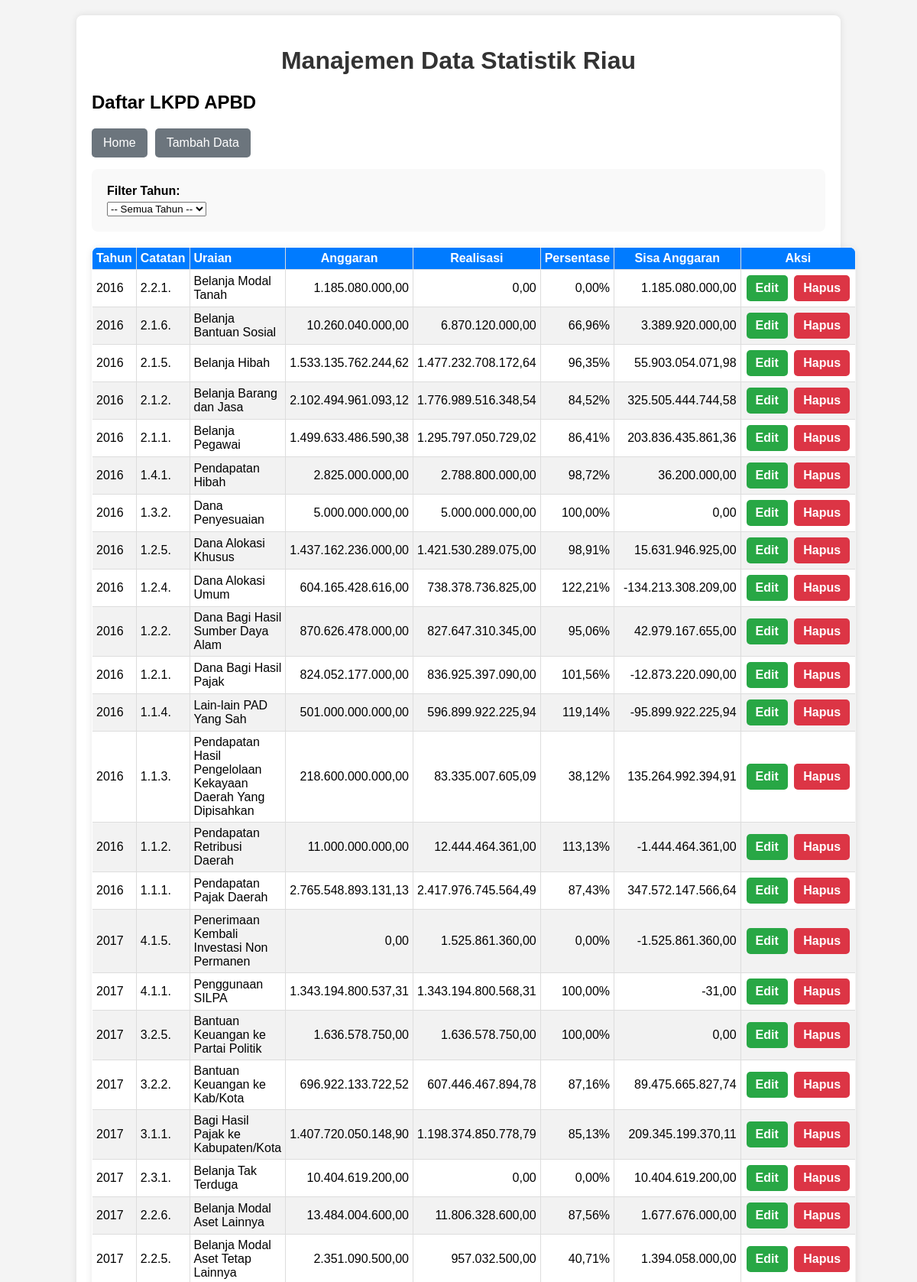
The page /lkpd-lampiran-satu/read.php (upper part) on the database its author committed.
### tables this page shows
CREATE TABLE `lkpd_apbd_lampiran_1` (
  `id` int(11) NOT NULL,
  `tahun_lkpd` int(5) DEFAULT NULL,
  `id_kode_catatan` int(5) DEFAULT NULL,
  `jumlah_anggaran` decimal(18,2) DEFAULT NULL,
  `jumlah_realisasi` decimal(18,2) DEFAULT NULL
);

CREATE TABLE `kode_catatan` (
  `id` int(5) NOT NULL,
  `kode_catatan` varchar(255) DEFAULT NULL,
  `uraian` varchar(1024) DEFAULT NULL,
  `id_kode_level` int(2) DEFAULT NULL
);

### lkpd-lampiran-satu/read.php (the view, shortened to what this page needs)
<?php
include '../config/database.php';
include '../templates/header.php';
$sql = "SELECT lk.id, lk.tahun_lkpd, kc.kode_catatan, kc.uraian, lk.jumlah_anggaran, lk.jumlah_realisasi, (lk.jumlah_realisasi/lk.jumlah_anggaran)*100 AS persentase
        FROM lkpd_apbd_lampiran_1 AS lk
        INNER JOIN kode_catatan AS kc
        ON lk.id_kode_catatan=kc.id";
$sql .= " ORDER BY lk.tahun_lkpd, kc.kode_catatan DESC";
$stmt = $conn->prepare($sql);
$stmt->execute();
$result = $stmt->get_result();
?>
<h2>Daftar LKPD APBD</h2>
<div class="button-group">
    <button><a href="../index.php">Home</a></button>
    <button><a href="create.php">Tambah Data</a></button>
</div>
<form method="GET" action="">
    <label for="tahun">Filter Tahun:</label>
    <select name="tahun" id="tahun" onchange="this.form.submit()">
        <option value="">-- Semua Tahun --</option>
    </select>
</form>
<?php
if ($result->num_rows > 0):
?>
    <table>
        <thead>
            <tr>
                <th>Tahun</th>
                <th>Catatan</th>
                <th>Uraian</th>
                <th style="text-align: center;">Anggaran</th>
                <th style="text-align: center;">Realisasi</th>
                <th style="text-align: center;">Persentase</th>
                <th style="text-align: center;">Sisa Anggaran</th>
                <th style="text-align: center;">Aksi</th>
            </tr>
        </thead>
        <tbody>
            <?php
            while ($row = $result->fetch_assoc()):
            ?>
                <tr>
                    <td><?php echo htmlspecialchars($row['tahun_lkpd']); ?></td>
                    <td><?php echo htmlspecialchars($row['kode_catatan']); ?></td>
                    <td><?php echo htmlspecialchars($row['uraian']); ?></td>
                    <td style="text-align:right"><?php echo htmlspecialchars(number_format($row['jumlah_anggaran'] ?? 0, 2, ',', '.')); ?></td>
                    <td style="text-align:right"><?php echo htmlspecialchars(number_format($row['jumlah_realisasi'] ?? 0, 2, ',', '.')); ?></td>
                    <td style="text-align:right"><?php echo htmlspecialchars(number_format($row['persentase'] ?? 0, 2, ',', '.')) . '%'; ?></td>
                    <td style="text-align:right"><?php echo htmlspecialchars(number_format($row['jumlah_anggaran'] - $row['jumlah_realisasi'], 2, ',', '.')); ?></td>
                    <td class="actions">
                        <a href="update.php?id=<?php echo htmlspecialchars($row['id']); ?>" class="edit">Edit</a>
                        <a href="delete.php?id=<?php echo htmlspecialchars($row['id']); ?>" class="delete"
                           onclick="return confirm('Apakah Anda yakin ingin menghapus data ini?')">Hapus</a>
                    </td>
                </tr>
            <?php endwhile; ?>
        </tbody>
    </table>
<?php else: ?>
    <p>Belum ada data.</p>
<?php endif; ?>
<?php
include '../templates/footer.php';
?>

### lkpd-lampiran-satu/style.css (style rules this page uses)
body { font-family: Arial, sans-serif; background-color: #f4f4f4; margin: 0; padding: 0; }
table { width: 100%; border-collapse: collapse; margin-top: 20px; }
table, th, td { border: 1px solid #ddd; }
th, td { padding: 10px; text-align: left; }
th { background-color: #007bff; color: white; }
tr:nth-child(even) { background-color: #f2f2f2; }
.actions a { text-decoration: none; padding: 5px 10px; border-radius: 3px; margin-right: 5px; }
.actions .edit { background-color: #ffc107; color: white; }
.actions .delete { background-color: #dc3545; color: white; }
form { background-color: #f9f9f9; padding: 20px; border-radius: 8px; }
form label { display: block; margin-bottom: 5px; font-weight: bold; }

### templates/header.php (style rules this page uses)
table { width: 100%; border-collapse: collapse; margin-top: 20px; box-shadow: 0 2px 10px rgba(0,0,0,0.1); border-radius: 8px; overflow: hidden; }
table thead tr { background-color: #007bff; color: white; }
table th, table td { padding: 5px 5px; border: 1px solid #ddd; text-align: left; }
table tbody tr:nth-child(even) { background-color: #f2f2f2; }
table tbody tr:nth-child(odd) { background-color: #ffffff; }
table td.actions { text-align: center; white-space: nowrap; }
table td.actions a { padding: 8px 12px; text-decoration: none; border-radius: 5px; display: inline-block; margin: 2px; font-weight: bold; }
table td.actions .edit { background-color: #28a745; color: white; }
table td.actions .delete { background-color: #dc3545; color: white; }
.button-group { margin-bottom: 15px; display: flex; gap: 10px; }
.button-group button { background-color: #6c757d; color: white; padding: 10px 15px; border: none; border-radius: 5px; cursor: pointer; font-size: 16px; transition: background-color 0.3s ease; }
.button-group button a { color: white; text-decoration: none; }

### rows shown on the page
lkpd_apbd_lampiran_1: tahun_lkpd "2016", id_kode_catatan.kode_catatan "2.2.1.", id_kode_catatan.uraian "Belanja Modal Tanah", jumlah_anggaran "1.185.080.000,00", jumlah_realisasi "0,00", persentase "0,00", $row['jumlah_anggaran'] - $row['jumlah_realisasi'] "1.185.080.000,00"
lkpd_apbd_lampiran_1: tahun_lkpd "2016", id_kode_catatan.kode_catatan "2.1.6.", id_kode_catatan.uraian "Belanja Bantuan Sosial", jumlah_anggaran "10.260.040.000,00", jumlah_realisasi "6.870.120.000,00", persentase "66,96", $row['jumlah_anggaran'] - $row['jumlah_realisasi'] "3.389.920.000,00"
lkpd_apbd_lampiran_1: tahun_lkpd "2016", id_kode_catatan.kode_catatan "2.1.5.", id_kode_catatan.uraian "Belanja Hibah", jumlah_anggaran "1.533.135.762.244,62", jumlah_realisasi "1.477.232.708.172,64", persentase "96,35", $row['jumlah_anggaran'] - $row['jumlah_realisasi'] "55.903.054.071,98"
lkpd_apbd_lampiran_1: tahun_lkpd "2016", id_kode_catatan.kode_catatan "2.1.2.", id_kode_catatan.uraian "Belanja Barang dan Jasa", jumlah_anggaran "2.102.494.961.093,12", jumlah_realisasi "1.776.989.516.348,54", persentase "84,52", $row['jumlah_anggaran'] - $row['jumlah_realisasi'] "325.505.444.744,58"
lkpd_apbd_lampiran_1: tahun_lkpd "2016", id_kode_catatan.kode_catatan "2.1.1.", id_kode_catatan.uraian "Belanja Pegawai", jumlah_anggaran "1.499.633.486.590,38", jumlah_realisasi "1.295.797.050.729,02", persentase "86,41", $row['jumlah_anggaran'] - $row['jumlah_realisasi'] "203.836.435.861,36"
lkpd_apbd_lampiran_1: tahun_lkpd "2016", id_kode_catatan.kode_catatan "1.4.1.", id_kode_catatan.uraian "Pendapatan Hibah", jumlah_anggaran "2.825.000.000,00", jumlah_realisasi "2.788.800.000,00", persentase "98,72", $row['jumlah_anggaran'] - $row['jumlah_realisasi'] "36.200.000,00"
lkpd_apbd_lampiran_1: tahun_lkpd "2016", id_kode_catatan.kode_catatan "1.3.2.", id_kode_catatan.uraian "Dana Penyesuaian", jumlah_anggaran "5.000.000.000,00", jumlah_realisasi "5.000.000.000,00", persentase "100,00", $row['jumlah_anggaran'] - $row['jumlah_realisasi'] "0,00"
lkpd_apbd_lampiran_1: tahun_lkpd "2016", id_kode_catatan.kode_catatan "1.2.5.", id_kode_catatan.uraian "Dana Alokasi Khusus", jumlah_anggaran "1.437.162.236.000,00", jumlah_realisasi "1.421.530.289.075,00", persentase "98,91", $row['jumlah_anggaran'] - $row['jumlah_realisasi'] "15.631.946.925,00"
lkpd_apbd_lampiran_1: tahun_lkpd "2016", id_kode_catatan.kode_catatan "1.2.4.", id_kode_catatan.uraian "Dana Alokasi Umum", jumlah_anggaran "604.165.428.616,00", jumlah_realisasi "738.378.736.825,00", persentase "122,21", $row['jumlah_anggaran'] - $row['jumlah_realisasi'] "-134.213.308.209,00"
lkpd_apbd_lampiran_1: tahun_lkpd "2016", id_kode_catatan.kode_catatan "1.2.2.", id_kode_catatan.uraian "Dana Bagi Hasil Sumber Daya Alam", jumlah_anggaran "870.626.478.000,00", jumlah_realisasi "827.647.310.345,00", persentase "95,06", $row['jumlah_anggaran'] - $row['jumlah_realisasi'] "42.979.167.655,00"
lkpd_apbd_lampiran_1: tahun_lkpd "2016", id_kode_catatan.kode_catatan "1.2.1.", id_kode_catatan.uraian "Dana Bagi Hasil Pajak", jumlah_anggaran "824.052.177.000,00", jumlah_realisasi "836.925.397.090,00", persentase "101,56", $row['jumlah_anggaran'] - $row['jumlah_realisasi'] "-12.873.220.090,00"
lkpd_apbd_lampiran_1: tahun_lkpd "2016", id_kode_catatan.kode_catatan "1.1.4.", id_kode_catatan.uraian "Lain-lain PAD Yang Sah", jumlah_anggaran "501.000.000.000,00", jumlah_realisasi "596.899.922.225,94", persentase "119,14", $row['jumlah_anggaran'] - $row['jumlah_realisasi'] "-95.899.922.225,94"
lkpd_apbd_lampiran_1: tahun_lkpd "2016", id_kode_catatan.kode_catatan "1.1.3.", id_kode_catatan.uraian "Pendapatan Hasil Pengelolaan Kekayaan Daerah Yang Dipisahkan", jumlah_anggaran "218.600.000.000,00", jumlah_realisasi "83.335.007.605,09", persentase "38,12", $row['jumlah_anggaran'] - $row['jumlah_realisasi'] "135.264.992.394,91"
lkpd_apbd_lampiran_1: tahun_lkpd "2016", id_kode_catatan.kode_catatan "1.1.2.", id_kode_catatan.uraian "Pendapatan Retribusi Daerah", jumlah_anggaran "11.000.000.000,00", jumlah_realisasi "12.444.464.361,00", persentase "113,13", $row['jumlah_anggaran'] - $row['jumlah_realisasi'] "-1.444.464.361,00"
lkpd_apbd_lampiran_1: tahun_lkpd "2016", id_kode_catatan.kode_catatan "1.1.1.", id_kode_catatan.uraian "Pendapatan Pajak Daerah", jumlah_anggaran "2.765.548.893.131,13", jumlah_realisasi "2.417.976.745.564,49", persentase "87,43", $row['jumlah_anggaran'] - $row['jumlah_realisasi'] "347.572.147.566,64"
lkpd_apbd_lampiran_1: tahun_lkpd "2017", id_kode_catatan.kode_catatan "4.1.5.", id_kode_catatan.uraian "Penerimaan Kembali Investasi Non Permanen", jumlah_anggaran "0,00", jumlah_realisasi "1.525.861.360,00", persentase "0,00", $row['jumlah_anggaran'] - $row['jumlah_realisasi'] "-1.525.861.360,00"
lkpd_apbd_lampiran_1: tahun_lkpd "2017", id_kode_catatan.kode_catatan "4.1.1.", id_kode_catatan.uraian "Penggunaan SILPA", jumlah_anggaran "1.343.194.800.537,31", jumlah_realisasi "1.343.194.800.568,31", persentase "100,00", $row['jumlah_anggaran'] - $row['jumlah_realisasi'] "-31,00"
lkpd_apbd_lampiran_1: tahun_lkpd "2017", id_kode_catatan.kode_catatan "3.2.5.", id_kode_catatan.uraian "Bantuan Keuangan ke Partai Politik", jumlah_anggaran "1.636.578.750,00", jumlah_realisasi "1.636.578.750,00", persentase "100,00", $row['jumlah_anggaran'] - $row['jumlah_realisasi'] "0,00"
lkpd_apbd_lampiran_1: tahun_lkpd "2017", id_kode_catatan.kode_catatan "3.2.2.", id_kode_catatan.uraian "Bantuan Keuangan ke Kab/Kota", jumlah_anggaran "696.922.133.722,52", jumlah_realisasi "607.446.467.894,78", persentase "87,16", $row['jumlah_anggaran'] - $row['jumlah_realisasi'] "89.475.665.827,74"
lkpd_apbd_lampiran_1: tahun_lkpd "2017", id_kode_catatan.kode_catatan "3.1.1.", id_kode_catatan.uraian "Bagi Hasil Pajak ke Kabupaten/Kota", jumlah_anggaran "1.407.720.050.148,90", jumlah_realisasi "1.198.374.850.778,79", persentase "85,13", $row['jumlah_anggaran'] - $row['jumlah_realisasi'] "209.345.199.370,11"
lkpd_apbd_lampiran_1: tahun_lkpd "2017", id_kode_catatan.kode_catatan "2.3.1.", id_kode_catatan.uraian "Belanja Tak Terduga", jumlah_anggaran "10.404.619.200,00", jumlah_realisasi "0,00", persentase "0,00", $row['jumlah_anggaran'] - $row['jumlah_realisasi'] "10.404.619.200,00"
lkpd_apbd_lampiran_1: tahun_lkpd "2017", id_kode_catatan.kode_catatan "2.2.6.", id_kode_catatan.uraian "Belanja Modal Aset Lainnya", jumlah_anggaran "13.484.004.600,00", jumlah_realisasi "11.806.328.600,00", persentase "87,56", $row['jumlah_anggaran'] - $row['jumlah_realisasi'] "1.677.676.000,00"
lkpd_apbd_lampiran_1: tahun_lkpd "2017", id_kode_catatan.kode_catatan "2.2.5.", id_kode_catatan.uraian "Belanja Modal Aset Tetap Lainnya", jumlah_anggaran "2.351.090.500,00", jumlah_realisasi "957.032.500,00", persentase "40,71", $row['jumlah_anggaran'] - $row['jumlah_realisasi'] "1.394.058.000,00"
